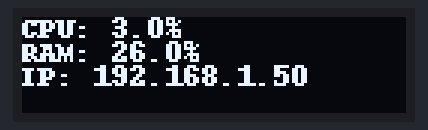
Recording of a program running on a simulated Raspberry Pi (BCM pin numbers). Parts: 128×32 one-colour display. System figures (address, load, memory, disk, uptime) are fixed made-up values.

Above: at 0.1 s.

The program:

stats3.py
```python
# Import necessary libraries
from board import SCL, SDA
import busio
from PIL import Image, ImageDraw, ImageFont
import adafruit_ssd1306
import subprocess
import psutil

# Create the I2C interface
i2c = busio.I2C(SCL, SDA)

# Create the SSD1306 OLED class
display = adafruit_ssd1306.SSD1306_I2C(128, 32, i2c)

# Clear display
display.fill(0)
display.show()

# Create blank image for drawing with mode '1' for 1-bit color
width = display.width
height = display.height
image = Image.new('1', (width, height))

# Get drawing object to draw on image
draw = ImageDraw.Draw(image)

# Draw a black filled box to clear the image
draw.rectangle((0, 0, width, height), outline=0, fill=0)

# Define some constants to allow easy resizing of shapes
padding = -2
top = padding
bottom = height - padding

# Move left to right keeping track of the current x position for drawing shapes
x = 0

# Load a default font
font = ImageFont.load_default()

# Collect system information
def get_system_info():
    # CPU usage
    cpu_usage = f"CPU: {psutil.cpu_percent()}%"
    # RAM usage
    ram = psutil.virtual_memory()
    ram_usage = f"RAM: {ram.percent}%"
    # IP address
    cmd = "hostname -I | cut -d' ' -f1"
    ip_address = subprocess.check_output(cmd, shell=True).decode("utf-8").strip()
    ip_info = f"IP: {ip_address}"

    return cpu_usage, ram_usage, ip_info

# Display system information on OLED
while True:
    # Draw a black filled box to clear the image
    draw.rectangle((0, 0, width, height), outline=0, fill=0)

    # Get system info
    cpu_usage, ram_usage, ip_info = get_system_info()

    # Write lines of text
    draw.text((x, top + 0), cpu_usage, font=font, fill=255)
    draw.text((x, top + 8), ram_usage, font=font, fill=255)
    draw.text((x, top + 16), ip_info, font=font, fill=255)

    # Display image
    display.image(image)
    display.show()
```
